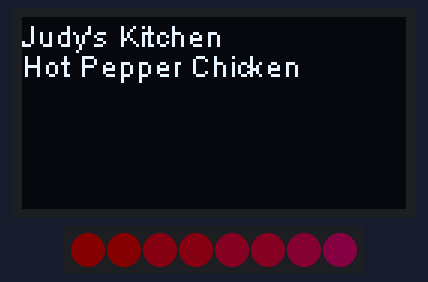
Simulated run of this sketch. Board: ESP8266 (NodeMCU). Shown: 128×64 one-colour display, 8 RGB LEDs in strip order, left to right. Dim RGB values are drawn brighter than linear.

Above: at 0.17 s.
At 4.68 s:
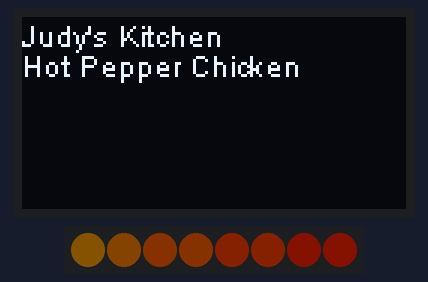
At 10.08 s:
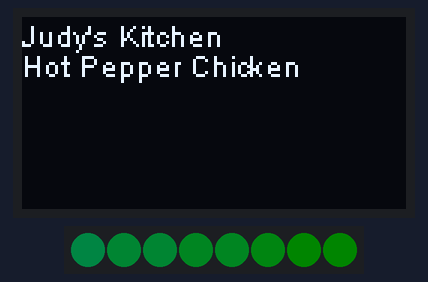
At 19.99 s:
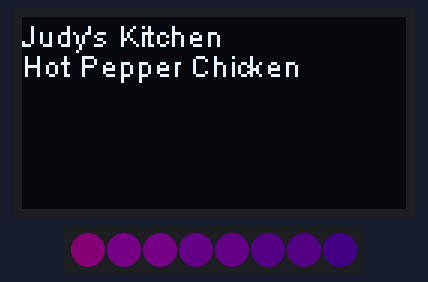
At 29.91 s:
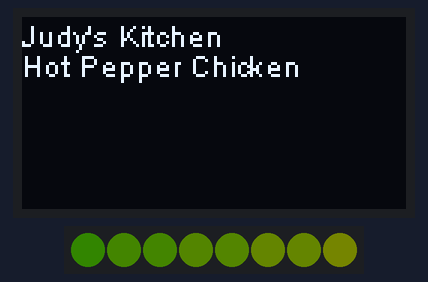
At 39.82 s:
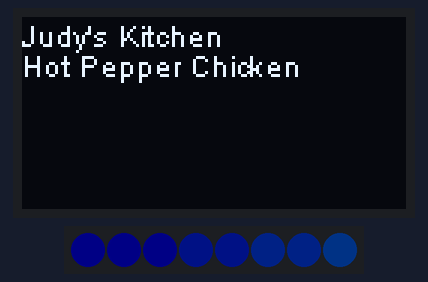
Timing chart, 0 to 40.0 s (numbered marks = the images above):
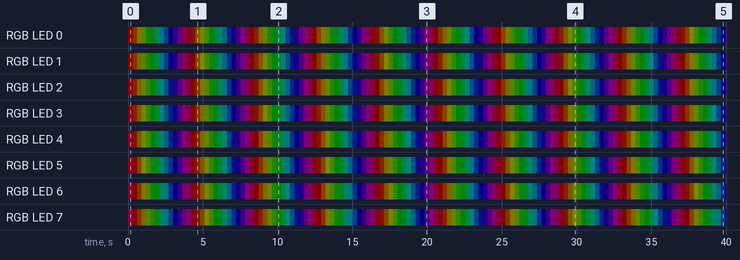

Measured:
- by itself, RGB LED 0: off → RGB(8, 0, 0) at 0.03 s, → RGB(8, 3, 0) 0.30 s later, → RGB(8, 7, 0) 0.30 s later, → RGB(5, 8, 0) 0.30 s later, … (134 changes in this stretch)
- by itself, RGB LED 1: off → RGB(8, 0, 0) at 0.03 s, → RGB(8, 3, 0) 0.30 s later, → RGB(8, 6, 0) 0.30 s later, → RGB(5, 8, 0) 0.30 s later, … (134 changes in this stretch)

The sketch:

hot_pepper_chicken.ino
```cpp
/*
     ____  _           _       _         _     _
    / __ \(_)_ __   __| |_   _| |__  ___(_) __| | ___  ___
   / / _` | | '_ \ / _` | | | | '_ \/ __| |/ _` |/ _ \/ __|
  | | (_| | | | | | (_| | |_| | |_) \__ \ | (_| |  __/\__ \
   \ \__,_|_|_| |_|\__,_|\__, |_.__/|___/_|\__,_|\___||___/
    \____/               |___/

                H dlh dcaego uz aego ak.vol,vohs

   ESP8266-12E
   Pimoroni Blinkt

   D1 -> SCL on OLED
   D2 -> SDA on OLED
   D7 ->
   D8 ->

*/
#include <Wire.h>
#include "SSD1306.h" // alias for `#include "SSD1306Wire.h"`
#include "ESP8266WiFi.h"

/* By default, the APA102 library uses pinMode and digitalWrite
   to write to the LEDs, which works on all Arduino-compatible
   boards but might be slow.  If you have a board supported by
   the FastGPIO library and want faster LED updates, then install
   the FastGPIO library and uncomment the next two lines: */
// #include <FastGPIO.h>
// #define APA102_USE_FAST_GPIO

#include <APA102.h>

SSD1306 display(0x3C, D2, D1);

// Define which pins to use for Blinkt strip.
const uint8_t dataPin = D8;
const uint8_t clockPin = D7;

// Create an object for writing to the LED strip.
APA102<dataPin, clockPin> ledStrip;


// Set the number of LEDs to control.
const uint16_t ledCount = 8;

// Create a buffer for holding the colors (3 bytes per color).
rgb_color colors[ledCount];

// Set the brightness to use (the maximum is 31).
const uint8_t brightness = 1;

void setup() {
  //Serial.begin(115200);                   // diagnostic channel
  display.init();
  display.flipScreenVertically();
  display.clear();
  display.setTextAlignment(TEXT_ALIGN_LEFT);
  display.setFont(ArialMT_Plain_10);
  display.drawString(0, 0, "Judy's Kitchen");
  display.drawString(0, 10, "Hot Pepper Chicken");
  display.display();
}

// This function sends a white color with the specified power,
// which should be between 0 and 7905.
void sendWhite(uint16_t power)
{
  // Choose the lowest possible 5-bit brightness that will work.
  uint8_t brightness5Bit = 1;
  while (brightness5Bit * 255 < power && brightness5Bit < 31)
  {
    brightness5Bit++;
  }

  // Uncomment this line to simulate an LED strip that does not
  // have the extra 5-bit brightness register.  You will notice
  // that roughly the first third of the LED strip turns off
  // because the brightness8Bit equals zero.
  //brightness = 31;

  // Set brightness8Bit to be power divided by brightness5Bit,
  // rounded to the nearest whole number.
  uint8_t brightness8Bit = (power + (brightness5Bit / 2)) / brightness5Bit;

  // Send the white color to the LED strip.  At this point,
  // brightness8Bit multiplied by brightness5Bit should be
  // approximately equal to power.
  ledStrip.sendColor(brightness8Bit, brightness8Bit, brightness8Bit, brightness5Bit);
}

/* Converts a color from HSV to RGB.
   h is hue, as a number between 0 and 360.
   s is the saturation, as a number between 0 and 255.
   v is the value, as a number between 0 and 255. */
rgb_color hsvToRgb(uint16_t h, uint8_t s, uint8_t v)
{
  uint8_t f = (h % 60) * 255 / 60;
  uint8_t p = (255 - s) * (uint16_t)v / 255;
  uint8_t q = (255 - f * (uint16_t)s / 255) * (uint16_t)v / 255;
  uint8_t t = (255 - (255 - f) * (uint16_t)s / 255) * (uint16_t)v / 255;
  uint8_t r = 0, g = 0, b = 0;
  switch ((h / 60) % 6) {
    case 0: r = v; g = t; b = p; break;
    case 1: r = q; g = v; b = p; break;
    case 2: r = p; g = v; b = t; break;
    case 3: r = p; g = q; b = v; break;
    case 4: r = t; g = p; b = v; break;
    case 5: r = v; g = p; b = q; break;
  }
  return rgb_color(r, g, b);
}


void loop() {
  uint8_t time = millis() >> 4;
  for (uint16_t i = 0; i < ledCount; i++)
  {
    uint8_t p = time - i * 3;
    colors[i] = hsvToRgb((uint32_t)p * 359 / 256, 255, 255);
  }
  ledStrip.write(colors, ledCount, brightness);
}
/**
   The MIT License (MIT)

   Copyright (c) 2016 by Daniel Eichhorn

   Permission is hereby granted, free of charge, to any person obtaining a copy
   of this software and associated documentation files (the "Software"), to deal
   in the Software without restriction, including without limitation the rights
   to use, copy, modify, merge, publish, distribute, sublicense, and/or sell
   copies of the Software, and to permit persons to whom the Software is
   furnished to do so, subject to the following conditions:

   The above copyright notice and this permission notice shall be included in all
   copies or substantial portions of the Software.

   THE SOFTWARE IS PROVIDED "AS IS", WITHOUT WARRANTY OF ANY KIND, EXPRESS OR
   IMPLIED, INCLUDING BUT NOT LIMITED TO THE WARRANTIES OF MERCHANTABILITY,
   FITNESS FOR A PARTICULAR PURPOSE AND NONINFRINGEMENT. IN NO EVENT SHALL THE
   AUTHORS OR COPYRIGHT HOLDERS BE LIABLE FOR ANY CLAIM, DAMAGES OR OTHER
   LIABILITY, WHETHER IN AN ACTION OF CONTRACT, TORT OR OTHERWISE, ARISING FROM,
   OUT OF OR IN CONNECTION WITH THE SOFTWARE OR THE USE OR OTHER DEALINGS IN THE
   SOFTWARE.

*/
```
